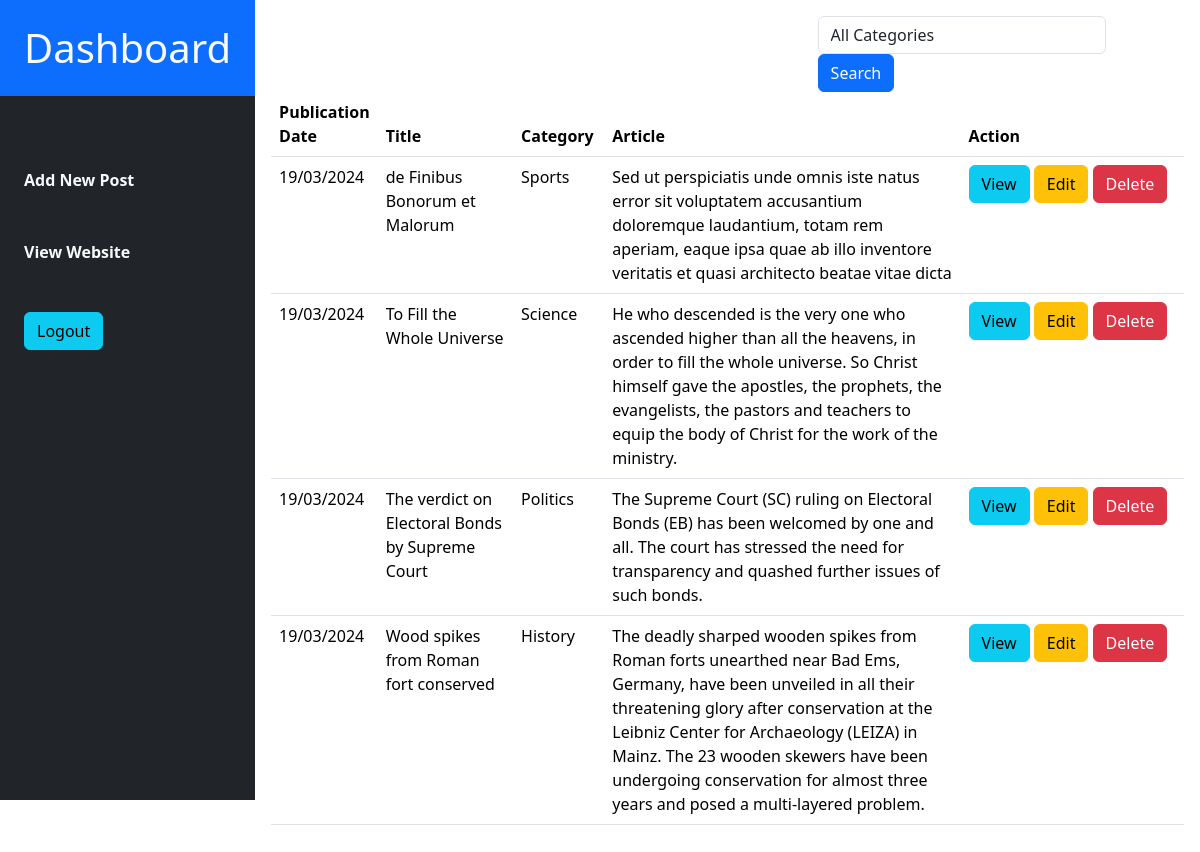
The app's page /cms/admin/index.php (signed in) with its own data.
### tables this page shows
CREATE TABLE `posts` (
  `id` int(11) NOT NULL,
  `date` varchar(255) NOT NULL,
  `title` varchar(255) NOT NULL,
  `category` varchar(100) NOT NULL,
  `summary` text NOT NULL,
  `content` mediumtext NOT NULL
);

### cms/admin/index.php (the view, shortened to what this page needs)
<?php
include("templates/header.php");
?>
<div class="post-list w-100 p-3">
    <div class="row">
        <div class="col-md-4 offset-md-7">
            <form class="form-inline" method="GET" action="">
                <div class="form-group mr-sm-2">
                    <select class="form-control" name="category">
                        <option value="">All Categories</option>
                    </select>
                </div>
                <button class="btn btn-primary" type="submit">Search</button>
            </form>
        </div>
    </div>
    <table class="table table-boardered">
        <thead>
            <tr>
                <th style="width: 10%;">Publication Date</th>
                <th style="width: 15%;">Title</th>
                <th style="width: 10%;">Category</th>
                <th style="width: 40%;">Article</th>
                <th style="width: 25%;">Action</th>
            </tr>
        </thead>
        <tbody>
            <?php include("../connect.php");
            $sqlselect = "SELECT * FROM posts";
            $result = mysqli_query($conn, $sqlselect);
            while ($data = mysqli_fetch_array($result)) {
            ?>
                <tr>
                    <td><?php echo $data["date"] ?></td>
                    <td><?php echo $data["title"] ?></td>
                    <td><?php echo $data["category"] ?></td>
                    <td><?php echo $data["summary"] ?></td>
                    <td>
                        <a class="btn btn-info" href="view.php?id=<?php echo $data["id"] ?>">View</a>
                        <a class="btn btn-warning" href="edit.php?id=<?php echo $data["id"] ?>">Edit</a>
                        <a class="btn btn-danger" href="delete.php?id=<?php echo $data["id"] ?>">Delete</a>
                    </td>
                </tr>
            <?php
            }
            ?>
        </tbody>
    </table>
</div>
<?php
include("templates/footer.php");
?>

### records on screen
posts: date "19/03/2024", title "de Finibus Bonorum et Malorum", category "Sports", summary "Sed ut perspiciatis unde omnis iste natus error sit voluptatem accusantium doloremque laudantium, totam rem aperiam, eaque ipsa quae ab illo inventore veritatis et quasi architecto beatae vitae dicta"
posts: date "19/03/2024", title "To Fill the Whole Universe", category "Science", summary "He who descended is the very one who ascended higher than all the heavens, in order to fill the whole universe. So Christ himself gave the apostles, the prophets, the evangelists, the pastors and teachers to equip the body of Christ for the work of the ministry."
posts: date "19/03/2024", title "The verdict on Electoral Bonds by Supreme Court", category "Politics", summary "The Supreme Court (SC) ruling on Electoral Bonds (EB) has been welcomed by one and all. The court has stressed the need for transparency and quashed further issues of such bonds."
posts: date "19/03/2024", title "Wood spikes from Roman fort conserved", category "History", summary "The deadly sharped wooden spikes from Roman forts unearthed near Bad Ems, Germany, have been unveiled in all their threatening glory after conservation at the Leibniz Center for Archaeology (LEIZA) in Mainz. The 23 wooden skewers have been undergoing conservation for almost three years and posed a multi-layered problem."
